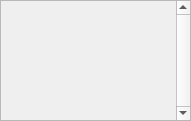
<?xml version="1.0" encoding="UTF-8"?>
<ui version="4.0">
 <class>DeviceCheckBoxManager</class>
 <widget class="QWidget" name="DeviceCheckBoxManager">
  <property name="geometry">
   <rect>
    <x>0</x>
    <y>0</y>
    <width>191</width>
    <height>121</height>
   </rect>
  </property>
  <property name="windowTitle">
   <string>Form</string>
  </property>
  <widget class="QScrollArea" name="scrollArea">
   <property name="geometry">
    <rect>
     <x>0</x>
     <y>0</y>
     <width>191</width>
     <height>121</height>
    </rect>
   </property>
   <property name="sizePolicy">
    <sizepolicy hsizetype="Fixed" vsizetype="Fixed">
     <horstretch>0</horstretch>
     <verstretch>0</verstretch>
    </sizepolicy>
   </property>
   <property name="verticalScrollBarPolicy">
    <enum>Qt::ScrollBarAlwaysOn</enum>
   </property>
   <property name="horizontalScrollBarPolicy">
    <enum>Qt::ScrollBarAlwaysOff</enum>
   </property>
   <property name="sizeAdjustPolicy">
    <enum>QAbstractScrollArea::AdjustToContents</enum>
   </property>
   <property name="widgetResizable">
    <bool>false</bool>
   </property>
   <property name="alignment">
    <set>Qt::AlignLeading|Qt::AlignLeft|Qt::AlignTop</set>
   </property>
   <widget class="QWidget" name="scrollAreaWidgetContents">
    <property name="geometry">
     <rect>
      <x>0</x>
      <y>0</y>
      <width>152</width>
      <height>119</height>
     </rect>
    </property>
   </widget>
  </widget>
 </widget>
 <resources/>
 <connections/>
</ui>
